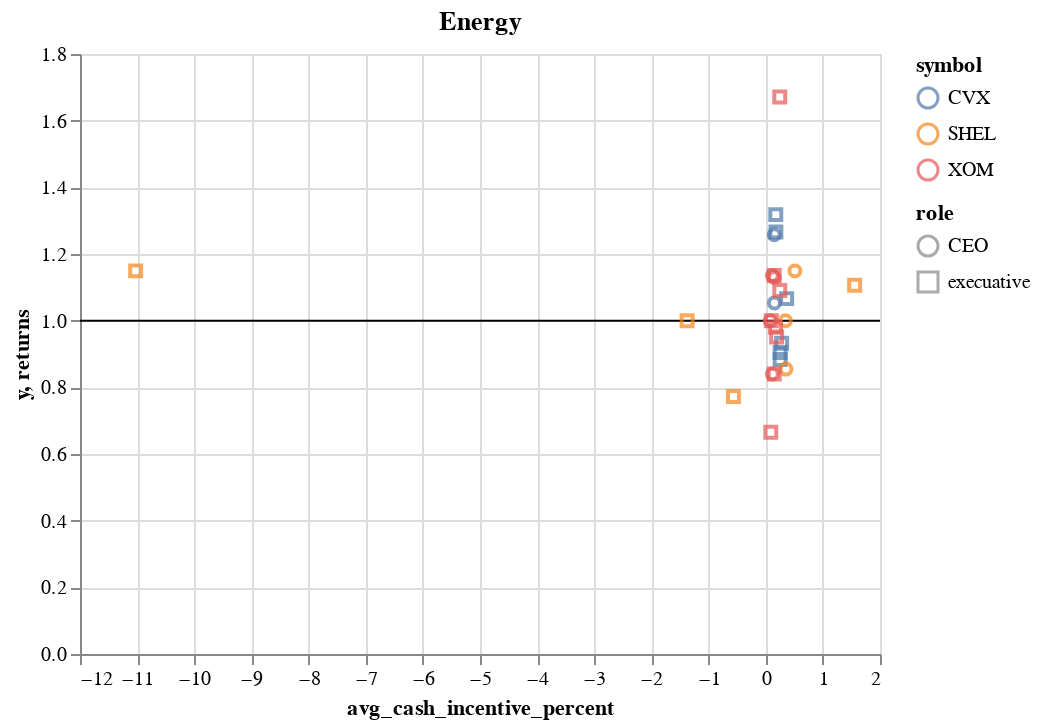

The notebook cell this image was saved under:
### Code cell
plot_data(df,6)

### Figure 1 — Vega-Lite specification as saved in the notebook (floating-point values rounded to 4 significant figures)
{"config": {"view": {"continuousWidth": 400, "continuousHeight": 300}}, "layer": [{"data": {"name": "data-d764767e7dd3b10b2c76c1355ce10ef3"}, "mark": "rule", "encoding": {"y": {"field": "y", "type": "quantitative"}}}, {"data": {"name": "data-2804892c8427a67d03fb2d3eab84dc7f"}, "mark": "point", "encoding": {"color": {"field": "symbol", "type": "nominal"}, "shape": {"field": "role", "type": "nominal"}, "tooltip": [{"field": "avg_cash_incentive_percent", "type": "quantitative"}, {"field": "returns", "type": "quantitative"}, {"field": "gics_sector_name", "type": "nominal"}, {"field": "symbol", "type": "nominal"}, {"field": "role", "type": "nominal"}], "x": {"field": "avg_cash_incentive_percent", "type": "quantitative"}, "y": {"field": "returns", "type": "quantitative"}}, "selection": {"selector008": {"type": "interval", "bind": "scales", "encodings": ["x", "y"]}}, "title": "Energy"}], "$schema": "https://vega.github.io/schema/vega-lite/v4.17.0.json", "datasets": {"data-d764767e7dd3b10b2c76c1355ce10ef3": [{"y": 1}], "data-2804892c8427a67d03fb2d3eab84dc7f": [{"gics_sector_name": "Energy", "symbol": "CVX", "DATE_OF_LAST_CHANGE": "2010-01-01T00:00:00", "avg_cash_incentive_percent": 0.1528, "returns": 1.053, "role": "CEO"}, {"gics_sector_name": "Energy", "symbol": "CVX", "DATE_OF_LAST_CHANGE": "2018-02-01T00:00:00", "avg_cash_incentive_percent": 0.1496, "returns": 1.258, "role": "CEO"}, {"gics_sector_name": "Energy", "symbol": "CVX", "DATE_OF_LAST_CHANGE": "2015-06-16T00:00:00", "avg_cash_incentive_percent": 0.2524, "returns": 0.8835, "role": "execuative"}, {"gics_sector_name": "Energy", "symbol": "CVX", "DATE_OF_LAST_CHANGE": "2015-06-16T00:00:00", "avg_cash_incentive_percent": 0.2524, "returns": 0.9044, "role": "execuative"}, {"gics_sector_name": "Energy", "symbol": "CVX", "DATE_OF_LAST_CHANGE": "2015-12-31T00:00:00", "avg_cash_incentive_percent": 0.1761, "returns": 1.318, "role": "execuative"}, {"gics_sector_name": "Energy", "symbol": "CVX", "DATE_OF_LAST_CHANGE": "2018-02-01T00:00:00", "avg_cash_incentive_percent": 0.3661, "returns": 1.066, "role": "execuative"}, {"gics_sector_name": "Energy", "symbol": "CVX", "DATE_OF_LAST_CHANGE": "2019-04-01T00:00:00", "avg_cash_incentive_percent": 0.1785, "returns": 1.266, "role": "execuative"}, {"gics_sector_name": "Energy", "symbol": "CVX", "DATE_OF_LAST_CHANGE": "2022-10-01T00:00:00", "avg_cash_incentive_percent": 0.2791, "returns": 0.9321, "role": "execuative"}, {"gics_sector_name": "Energy", "symbol": "SHEL", "DATE_OF_LAST_CHANGE": "2014-01-01T00:00:00", "avg_cash_incentive_percent": 0.3544, "returns": 0.8547, "role": "CEO"}, {"gics_sector_name": "Energy", "symbol": "SHEL", "DATE_OF_LAST_CHANGE": "2022-12-31T00:00:00", "avg_cash_incentive_percent": 0.3451, "returns": 1.0, "role": "CEO"}, {"gics_sector_name": "Energy", "symbol": "SHEL", "DATE_OF_LAST_CHANGE": "2023-01-01T00:00:00", "avg_cash_incentive_percent": 0.5103, "returns": 1.149, "role": "CEO"}, {"gics_sector_name": "Energy", "symbol": "SHEL", "DATE_OF_LAST_CHANGE": "2014-01-01T00:00:00", "avg_cash_incentive_percent": -0.5649, "returns": 0.7725, "role": "execuative"}, {"gics_sector_name": "Energy", "symbol": "SHEL", "DATE_OF_LAST_CHANGE": "2017-03-09T00:00:00", "avg_cash_incentive_percent": 1.556, "returns": 1.106, "role": "execuative"}, {"gics_sector_name": "Energy", "symbol": "SHEL", "DATE_OF_LAST_CHANGE": "2022-12-31T00:00:00", "avg_cash_incentive_percent": -1.375, "returns": 1.0, "role": "execuative"}, {"gics_sector_name": "Energy", "symbol": "SHEL", "DATE_OF_LAST_CHANGE": "2023-01-01T00:00:00", "avg_cash_incentive_percent": -11.03, "returns": 1.149, "role": "execuative"}, {"gics_sector_name": "Energy", "symbol": "XOM", "DATE_OF_LAST_CHANGE": "2015-12-31T00:00:00", "avg_cash_incentive_percent": 0.1154, "returns": 0.8397, "role": "CEO"}, {"gics_sector_name": "Energy", "symbol": "XOM", "DATE_OF_LAST_CHANGE": "2015-12-31T00:00:00", "avg_cash_incentive_percent": 0.1154, "returns": 1.135, "role": "CEO"}, {"gics_sector_name": "Energy", "symbol": "XOM", "DATE_OF_LAST_CHANGE": "2016-12-31T00:00:00", "avg_cash_incentive_percent": 0.07803, "returns": 1.0, "role": "CEO"}, {"gics_sector_name": "Energy", "symbol": "XOM", "DATE_OF_LAST_CHANGE": "2017-01-01T00:00:00", "avg_cash_incentive_percent": 0.1481, "returns": 1.13, "role": "CEO"}, {"gics_sector_name": "Energy", "symbol": "XOM", "DATE_OF_LAST_CHANGE": "2015-12-31T00:00:00", "avg_cash_incentive_percent": 0.1496, "returns": 0.8397, "role": "execuative"}, {"gics_sector_name": "Energy", "symbol": "XOM", "DATE_OF_LAST_CHANGE": "2015-12-31T00:00:00", "avg_cash_incentive_percent": 0.1496, "returns": 1.135, "role": "execuative"}, {"gics_sector_name": "Energy", "symbol": "XOM", "DATE_OF_LAST_CHANGE": "2016-12-31T00:00:00", "avg_cash_incentive_percent": 0.09833, "returns": 1.0, "role": "execuative"}, {"gics_sector_name": "Energy", "symbol": "XOM", "DATE_OF_LAST_CHANGE": "2017-01-01T00:00:00", "avg_cash_incentive_percent": 0.1713, "returns": 0.9802, "role": "execuative"}, {"gics_sector_name": "Energy", "symbol": "XOM", "DATE_OF_LAST_CHANGE": "2018-01-01T00:00:00", "avg_cash_incentive_percent": 0.1915, "returns": 0.9509, "role": "execuative"}, {"gics_sector_name": "Energy", "symbol": "XOM", "DATE_OF_LAST_CHANGE": "2019-04-01T00:00:00", "avg_cash_incentive_percent": 0.08895, "returns": 0.6652, "role": "execuative"}, {"gics_sector_name": "Energy", "symbol": "XOM", "DATE_OF_LAST_CHANGE": "2021-09-01T00:00:00", "avg_cash_incentive_percent": 0.2456, "returns": 1.671, "role": "execuative"}, {"gics_sector_name": "Energy", "symbol": "XOM", "DATE_OF_LAST_CHANGE": "2022-05-01T00:00:00", "avg_cash_incentive_percent": 0.2464, "returns": 1.09, "role": "execuative"}]}}
